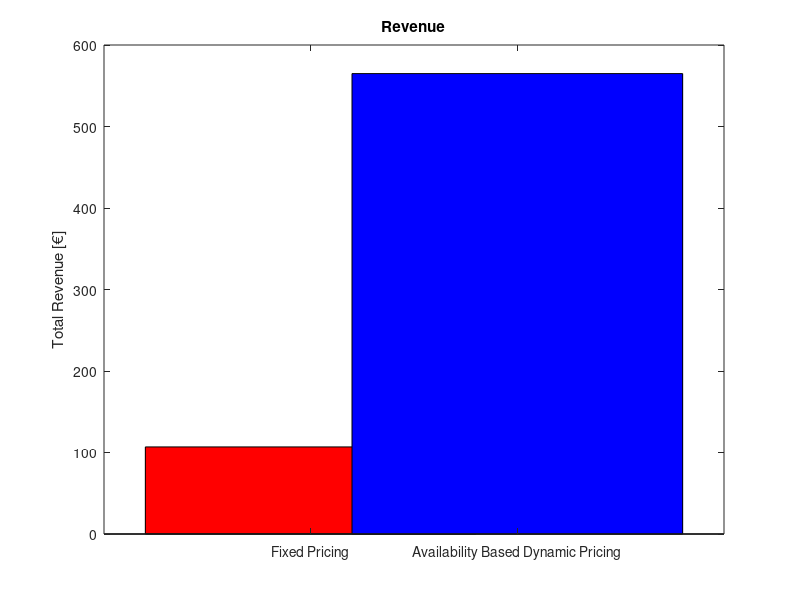
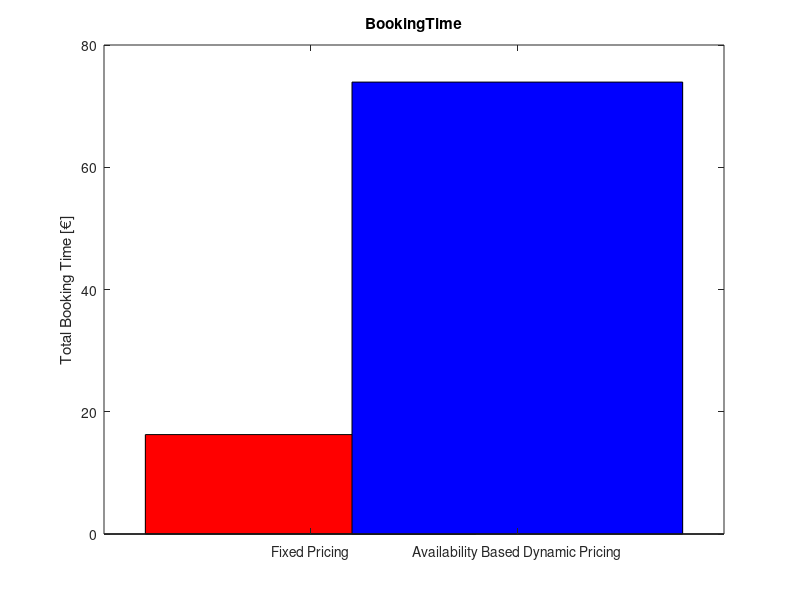
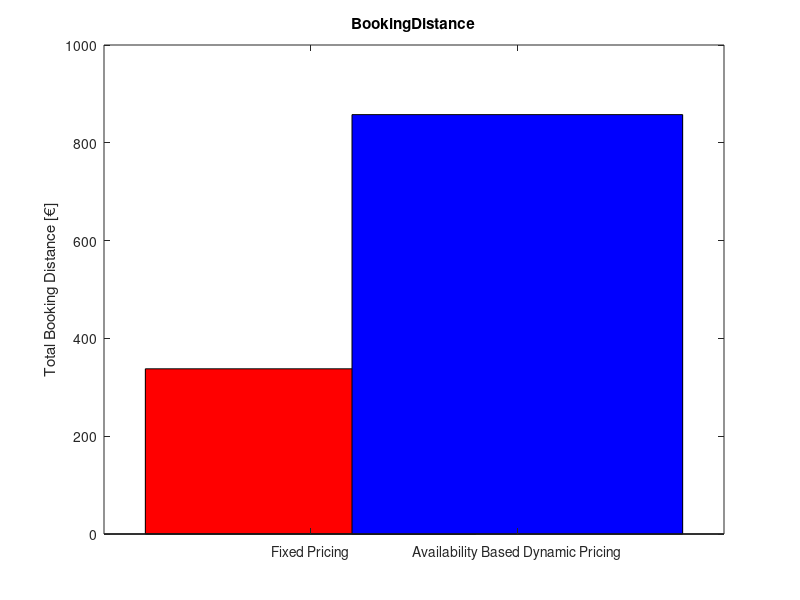
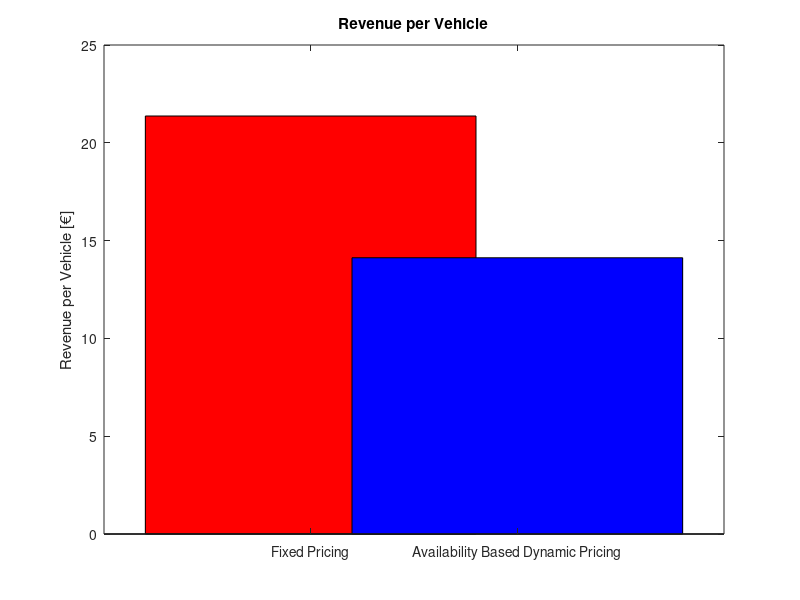

Recreate these plots in MATLAB, in order.
%revenueCalculatorPlot

%% load Revenue_1.mat
% load Revenue_1.mat
% totRevenue1 = totRevenue;
% totBookingTime1 = totBookingTime;
% totBookingDistance1 = totBookingDistance;
% 
% revenueXVehicle1 = revenueXVehicle;
% bookingTimeXVehicle1 = bookingTimeXVehicle;
% bookingDistanceXVehicle1 = bookingDistanceXVehicle;
% 
% hourlyRevenue1 = hourlyRevenue;
% kilometricRevenue1 = kilometricRevenue;

%% load Revenue_2.mat
load Revenue_2.mat
totRevenue2 = totRevenue;
totBookingTime2 = totBookingTime;
totBookingDistance2 = totBookingDistance;

revenueXVehicle2 = revenueXVehicle;
bookingTimeXVehicle2 = bookingTimeXVehicle;
bookingDistanceXVehicle2 = bookingDistanceXVehicle;

hourlyRevenue2 = hourlyRevenue;
kilometricRevenue2 = kilometricRevenue;

%% load Revenue_3.mat
load Revenue_3.mat
totRevenue3 = totRevenue;
totBookingTime3 = totBookingTime;
totBookingDistance3 = totBookingDistance;

revenueXVehicle3 = revenueXVehicle;
bookingTimeXVehicle3 = bookingTimeXVehicle;
bookingDistanceXVehicle3 = bookingDistanceXVehicle;

hourlyRevenue3 = hourlyRevenue;
kilometricRevenue3 = kilometricRevenue;

%% load Revenue_4.mat
load Revenue_4.mat
totRevenue4 = totRevenue;
totBookingTime4 = totBookingTime;
totBookingDistance4 = totBookingDistance;

revenueXVehicle4 = revenueXVehicle;
bookingTimeXVehicle4 = bookingTimeXVehicle;
bookingDistanceXVehicle4 = bookingDistanceXVehicle;

hourlyRevenue4 = hourlyRevenue;
kilometricRevenue4 = kilometricRevenue;

%% 2-3

% Plot overall revenue
overallRevenuePlot = bar(1,totRevenue2,'FaceColor','r');
hold on
overallRevenuePlot = bar(2,totRevenue3,'FaceColor','b');
title('Revenue');
ylabel('Total Revenue [€]');
xticks([1 2]);
xticklabels({'Fixed Pricing','Availability Based Dynamic Pricing'});
hold off
filename = sprintf('totRevenue2-3.png');
saveas(gca,filename);

% Plot overall time
overallBookingTimePlot = bar(1,totBookingTime2,'FaceColor','r');
hold on
overallBookingTimePlot = bar(2,totBookingTime3,'FaceColor','b');
title('BookingTime');
ylabel('Total Booking Time [€]');
xticks([1 2]);
xticklabels({'Fixed Pricing','Availability Based Dynamic Pricing'});
hold off
filename = sprintf('totBookingTime2-3.png');
saveas(gca,filename);

% Plot overall Distance
overallBookingDistancePlot = bar(1,totBookingDistance2,'FaceColor','r');
hold on
overallBookingTimePlot = bar(2,totBookingDistance3,'FaceColor','b');
title('BookingDistance');
ylabel('Total Booking Distance [€]');
xticks([1 2]);
xticklabels({'Fixed Pricing','Availability Based Dynamic Pricing'});
hold off
filename = sprintf('totBookingDistance2-3.png');
saveas(gca,filename);

% revenueXVehicle
overallrevenueXVehiclePlot = bar(1,revenueXVehicle2,'FaceColor','r');
hold on
overallBookingTimePlot = bar(2,revenueXVehicle3,'FaceColor','b');
title('Revenue per Vehicle');
ylabel('Revenue per Vehicle [€]');
xticks([1 2]);
xticklabels({'Fixed Pricing','Availability Based Dynamic Pricing'});
hold off
filename = sprintf('revenueXVehicle2-3.png');
saveas(gca,filename);

% bookingTimeXVehicle
overallbookingTimeXVehiclePlot = bar(1,bookingTimeXVehicle2,'FaceColor','r');
hold on
overallBookingTimePlot = bar(2,bookingTimeXVehicle3,'FaceColor','b');
title('Booking Time per Vehicle');
ylabel('Booking Time per Vehicle [h]');
xticks([1 2]);
xticklabels({'Fixed Pricing','Availability Based Dynamic Pricing'});
hold off
filename = sprintf('Booking Time per Vehicle2-3.png');
saveas(gca,filename);

% bookingDistanceXVehicle
overallbookingDistanceXVehiclePlot = bar(1,bookingDistanceXVehicle2,'FaceColor','r');
hold on
overallBookingTimePlot = bar(2,bookingDistanceXVehicle3,'FaceColor','b');
title('Booking Distance per Vehicle');
ylabel('Booking Distance per Vehicle [Km]');
xticks([1 2]);
xticklabels({'Fixed Pricing','Availability Based Dynamic Pricing'});
hold off
filename = sprintf('Booking Distance per Vehicle2-3.png');
saveas(gca,filename);

% hourlyRevenue
overallhourlyRevenuePlot = bar(1,hourlyRevenue2,'FaceColor','r');
hold on
overallBookingTimePlot = bar(2,hourlyRevenue3,'FaceColor','b');
title('Hourly Revenue');
xticks([1 2]);
ylabel('Hourly Revenue [€/h]');
xticklabels({'Fixed Pricing','Availability Based Dynamic Pricing'});
hold off
filename = sprintf('Hourly Revenue2-3.png');
saveas(gca,filename);

% kilometricRevenue
overallkilometricRevenuePlot = bar(1,kilometricRevenue2,'FaceColor','r');
hold on
overallBookingTimePlot = bar(2,kilometricRevenue3,'FaceColor','b');
title('Kilometric Revenue');
ylabel('Kilometric Revenue [€/Km]');
xticks([1 2]);
xticklabels({'Fixed Pricing','Availability Based Dynamic Pricing'});
hold off
filename = sprintf('kilometric Revenue2-3.png');
saveas(gca,filename);

%% 2-4

% Plot overall revenue
overallRevenuePlot = bar(1,totRevenue2,'FaceColor','r');
hold on
overallRevenuePlot = bar(2,totRevenue4,'FaceColor','m');
title('Revenue');
ylabel('Total Revenue [€]');
xticks([1 2]);
xticklabels({'Fixed Pricing','Time Based Dynamic Pricing'});
hold off
filename = sprintf('totRevenue2-4.png');
saveas(gca,filename);

% Plot overall time
overallBookingTimePlot = bar(1,totBookingTime2,'FaceColor','r');
hold on
overallBookingTimePlot = bar(2,totBookingTime4,'FaceColor','m');
title('BookingTime');
ylabel('Total Booking Time [h]');
xticks([1 2]);
xticklabels({'Fixed Pricing','Time Based Dynamic Pricing'});
hold off
filename = sprintf('totBookingTime2-4.png');
saveas(gca,filename);

% Plot overall Distance
overallBookingDistancePlot = bar(1,totBookingDistance2,'FaceColor','r');
hold on
overallBookingTimePlot = bar(2,totBookingDistance4,'FaceColor','m');
title('BookingDistance');
ylabel('Total Booking Distance [Km]');
xticks([1 2]);
xticklabels({'Fixed Pricing','Time Based Dynamic Pricing'});
hold off
filename = sprintf('totBookingDistance2-4.png');
saveas(gca,filename);

% revenueXVehicle
overallrevenueXVehiclePlot = bar(1,revenueXVehicle2,'FaceColor','r');
hold on
overallBookingTimePlot = bar(2,revenueXVehicle4,'FaceColor','m');
title('Revenue per Vehicle');
ylabel('Revenue per Vehicle [€]');
xticks([1 2]);
xticklabels({'Fixed Pricing','Time Based Dynamic Pricing'});
hold off
filename = sprintf('revenueXVehicle2-4.png');
saveas(gca,filename);

% bookingTimeXVehicle
overallbookingTimeXVehiclePlot = bar(1,bookingTimeXVehicle2,'FaceColor','r');
hold on
overallBookingTimePlot = bar(2,bookingTimeXVehicle4,'FaceColor','m');
title('Booking Time per Vehicle');
ylabel('Booking Time per Vehicle [h]');
xticks([1 2]);
xticklabels({'Fixed Pricing','Time Based Dynamic Pricing'});
hold off
filename = sprintf('Booking Time per Vehicle2-4.png');
saveas(gca,filename);

% bookingDistanceXVehicle
overallbookingDistanceXVehiclePlot = bar(1,bookingDistanceXVehicle2,'FaceColor','r');
hold on
overallBookingTimePlot = bar(2,bookingDistanceXVehicle4,'FaceColor','m');
title('Booking Distance per Vehicle');
ylabel('Booking Distance per Vehicle [Km]');
xticks([1 2]);
xticklabels({'Fixed Pricing','Time Based Dynamic Pricing'});
hold off
filename = sprintf('Booking Distance per Vehicle2-4.png');
saveas(gca,filename);

% hourlyRevenue
overallhourlyRevenuePlot = bar(1,hourlyRevenue2,'FaceColor','r');
hold on
overallBookingTimePlot = bar(2,hourlyRevenue4,'FaceColor','m');
title('Hourly Revenue');
xticks([1 2]);
ylabel('Hourly Revenue [€/h]');
xticklabels({'Fixed Pricing','Time Based Dynamic Pricing'});
hold off
filename = sprintf('Hourly Revenue2-4.png');
saveas(gca,filename);

% kilometricRevenue
overallkilometricRevenuePlot = bar(1,kilometricRevenue2,'FaceColor','r');
hold on
overallBookingTimePlot = bar(2,kilometricRevenue4,'FaceColor','m');
title('Kilometric Revenue');
ylabel('Kilometric Revenue [€/Km]');
xticks([1 2]);
xticklabels({'Fixed Pricing','Time Based Dynamic Pricing'});
hold off
filename = sprintf('kilometric Revenue2-4.png');
saveas(gca,filename);